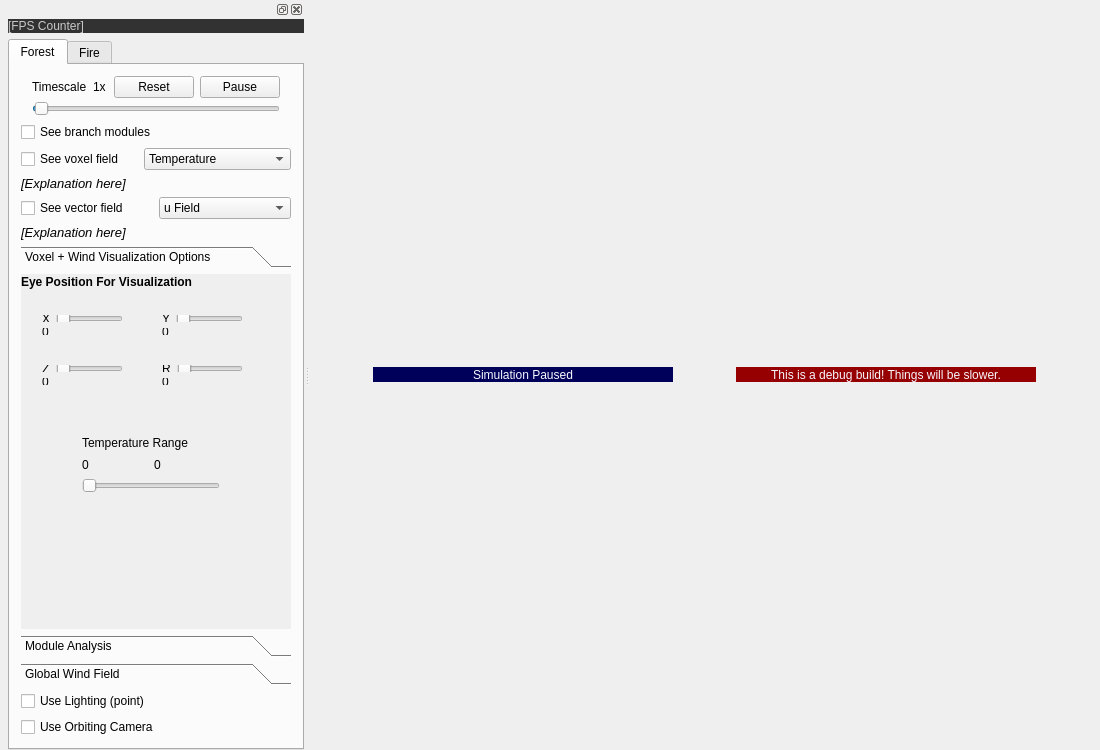
<?xml version="1.0" encoding="UTF-8"?>
<ui version="4.0">
 <class>MainWindow</class>
 <widget class="QMainWindow" name="MainWindow">
  <property name="geometry">
   <rect>
    <x>0</x>
    <y>0</y>
    <width>1100</width>
    <height>750</height>
   </rect>
  </property>
  <property name="windowTitle">
   <string>KILL IT WITH FIRE</string>
  </property>
  <widget class="QWidget" name="MainContent">
   <layout class="QVBoxLayout" name="verticalLayout">
    <property name="leftMargin">
     <number>0</number>
    </property>
    <property name="topMargin">
     <number>0</number>
    </property>
    <property name="rightMargin">
     <number>0</number>
    </property>
    <property name="bottomMargin">
     <number>0</number>
    </property>
    <item>
     <layout class="QVBoxLayout" name="CanvasParent" stretch="0">
      <item>
       <widget class="QWidget" name="WarningsParent" native="true">
        <property name="maximumSize">
         <size>
          <width>16777215</width>
          <height>20</height>
         </size>
        </property>
        <layout class="QHBoxLayout" name="horizontalLayout_10">
         <property name="spacing">
          <number>0</number>
         </property>
         <property name="leftMargin">
          <number>0</number>
         </property>
         <property name="topMargin">
          <number>0</number>
         </property>
         <property name="rightMargin">
          <number>0</number>
         </property>
         <property name="bottomMargin">
          <number>0</number>
         </property>
         <item>
          <widget class="QLabel" name="PausedWarning">
           <property name="maximumSize">
            <size>
             <width>300</width>
             <height>15</height>
            </size>
           </property>
           <property name="styleSheet">
            <string notr="true">QLabel{
    background-color: rgb(0, 0, 90);
	color: rgb(248, 247, 255);
}
</string>
           </property>
           <property name="text">
            <string>Simulation Paused</string>
           </property>
           <property name="alignment">
            <set>Qt::AlignCenter</set>
           </property>
          </widget>
         </item>
         <item>
          <widget class="QLabel" name="DebugBuildWarning">
           <property name="maximumSize">
            <size>
             <width>300</width>
             <height>15</height>
            </size>
           </property>
           <property name="layoutDirection">
            <enum>Qt::LeftToRight</enum>
           </property>
           <property name="styleSheet">
            <string notr="true">QLabel{
    background-color: rgb(150, 0, 0);
	color: rgb(248, 247, 255);
}
</string>
           </property>
           <property name="text">
            <string>This is a debug build! Things will be slower.</string>
           </property>
           <property name="alignment">
            <set>Qt::AlignCenter</set>
           </property>
          </widget>
         </item>
        </layout>
       </widget>
      </item>
     </layout>
    </item>
   </layout>
  </widget>
  <widget class="QDockWidget" name="Dock">
   <property name="minimumSize">
    <size>
     <width>304</width>
     <height>513</height>
    </size>
   </property>
   <attribute name="dockWidgetArea">
    <number>1</number>
   </attribute>
   <widget class="QWidget" name="DockContents">
    <layout class="QHBoxLayout" name="horizontalLayout_2">
     <property name="spacing">
      <number>0</number>
     </property>
     <property name="leftMargin">
      <number>0</number>
     </property>
     <property name="topMargin">
      <number>0</number>
     </property>
     <property name="rightMargin">
      <number>0</number>
     </property>
     <property name="bottomMargin">
      <number>0</number>
     </property>
     <item>
      <layout class="QVBoxLayout" name="DockBody" stretch="0,0">
       <property name="leftMargin">
        <number>8</number>
       </property>
       <item>
        <widget class="QLabel" name="fpscounter">
         <property name="styleSheet">
          <string notr="true">QLabel{
    background-color: rgb(50, 50, 50);
	color: rgb(200,200,200);
}
</string>
         </property>
         <property name="text">
          <string>[FPS Counter]</string>
         </property>
         <property name="margin">
          <number>3</number>
         </property>
        </widget>
       </item>
       <item>
        <widget class="QTabWidget" name="mainTabWidget">
         <property name="locale">
          <locale language="English" country="UnitedStates"/>
         </property>
         <property name="currentIndex">
          <number>0</number>
         </property>
         <widget class="QWidget" name="forestTab">
          <attribute name="title">
           <string>Forest</string>
          </attribute>
          <layout class="QVBoxLayout" name="verticalLayout_3">
           <item>
            <widget class="QWidget" name="TimescaleParent" native="true">
             <layout class="QVBoxLayout" name="verticalLayout_2">
              <property name="spacing">
               <number>3</number>
              </property>
              <property name="topMargin">
               <number>0</number>
              </property>
              <property name="bottomMargin">
               <number>0</number>
              </property>
              <item>
               <widget class="QWidget" name="widget_2" native="true">
                <layout class="QHBoxLayout" name="horizontalLayout_5" stretch="1,1,0,0">
                 <property name="leftMargin">
                  <number>0</number>
                 </property>
                 <property name="topMargin">
                  <number>0</number>
                 </property>
                 <property name="rightMargin">
                  <number>0</number>
                 </property>
                 <property name="bottomMargin">
                  <number>0</number>
                 </property>
                 <item>
                  <widget class="QLabel" name="timescalLabel">
                   <property name="text">
                    <string>Timescale</string>
                   </property>
                  </widget>
                 </item>
                 <item>
                  <widget class="QLabel" name="timescaleValue">
                   <property name="text">
                    <string>1x</string>
                   </property>
                  </widget>
                 </item>
                 <item>
                  <widget class="QPushButton" name="resetTimescaleButton">
                   <property name="text">
                    <string>Reset</string>
                   </property>
                  </widget>
                 </item>
                 <item>
                  <widget class="QPushButton" name="pauseTimescaleButton">
                   <property name="text">
                    <string>Pause</string>
                   </property>
                  </widget>
                 </item>
                </layout>
               </widget>
              </item>
              <item>
               <widget class="QSlider" name="TimescaleSlider">
                <property name="value">
                 <number>1</number>
                </property>
                <property name="orientation">
                 <enum>Qt::Horizontal</enum>
                </property>
               </widget>
              </item>
             </layout>
            </widget>
           </item>
           <item>
            <widget class="QCheckBox" name="seeBranchModules">
             <property name="text">
              <string>See branch modules</string>
             </property>
            </widget>
           </item>
           <item>
            <widget class="QWidget" name="VoxelVisOptionsParent" native="true">
             <layout class="QHBoxLayout" name="horizontalLayout">
              <property name="leftMargin">
               <number>0</number>
              </property>
              <property name="topMargin">
               <number>0</number>
              </property>
              <property name="rightMargin">
               <number>0</number>
              </property>
              <property name="bottomMargin">
               <number>0</number>
              </property>
              <item>
               <widget class="QCheckBox" name="vizualizeForestVoxelGrid">
                <property name="text">
                 <string>See voxel field</string>
                </property>
               </widget>
              </item>
              <item>
               <widget class="QComboBox" name="VoxelVisOptionsDropbox">
                <item>
                 <property name="text">
                  <string>Temperature</string>
                 </property>
                </item>
                <item>
                 <property name="text">
                  <string>Temperature Laplace</string>
                 </property>
                </item>
                <item>
                 <property name="text">
                  <string>Water Content</string>
                 </property>
                </item>
               </widget>
              </item>
             </layout>
            </widget>
           </item>
           <item>
            <widget class="QLabel" name="VoxelModeExplanation">
             <property name="font">
              <font>
               <pointsize>10</pointsize>
               <italic>true</italic>
              </font>
             </property>
             <property name="text">
              <string>[Explanation here]</string>
             </property>
             <property name="wordWrap">
              <bool>true</bool>
             </property>
            </widget>
           </item>
           <item>
            <widget class="QWidget" name="FieldVisOptionsParent" native="true">
             <layout class="QHBoxLayout" name="horizontalLayout_3">
              <property name="leftMargin">
               <number>0</number>
              </property>
              <property name="topMargin">
               <number>0</number>
              </property>
              <property name="rightMargin">
               <number>0</number>
              </property>
              <property name="bottomMargin">
               <number>0</number>
              </property>
              <item>
               <widget class="QCheckBox" name="vizualizeForestField">
                <property name="text">
                 <string>See vector field</string>
                </property>
               </widget>
              </item>
              <item>
               <widget class="QComboBox" name="FieldVisOptionsDropbox">
                <item>
                 <property name="text">
                  <string>u Field</string>
                 </property>
                </item>
                <item>
                 <property name="text">
                  <string>Temp Gradient</string>
                 </property>
                </item>
               </widget>
              </item>
             </layout>
            </widget>
           </item>
           <item>
            <widget class="QLabel" name="VectorFieldExplanation">
             <property name="font">
              <font>
               <pointsize>10</pointsize>
               <italic>true</italic>
              </font>
             </property>
             <property name="text">
              <string>[Explanation here]</string>
             </property>
             <property name="wordWrap">
              <bool>true</bool>
             </property>
            </widget>
           </item>
           <item>
            <widget class="QToolBox" name="forestToolBox">
             <property name="currentIndex">
              <number>0</number>
             </property>
             <widget class="QWidget" name="ForestVisualization">
              <property name="geometry">
               <rect>
                <x>0</x>
                <y>0</y>
                <width>273</width>
                <height>335</height>
               </rect>
              </property>
              <attribute name="label">
               <string>Voxel + Wind Visualization Options</string>
              </attribute>
              <widget class="QWidget" name="verticalLayoutWidget_2">
               <property name="geometry">
                <rect>
                 <x>130</x>
                 <y>30</y>
                 <width>103</width>
                 <height>42</height>
                </rect>
               </property>
               <layout class="QVBoxLayout" name="forestVisualizationEyeYSliderSuperParent">
                <item>
                 <layout class="QHBoxLayout" name="forestVisualizationEyeYSliderParent">
                  <item>
                   <widget class="QLabel" name="forestVisualizationEyeYLabel">
                    <property name="text">
                     <string>Y</string>
                    </property>
                   </widget>
                  </item>
                  <item>
                   <widget class="QSlider" name="forestVisualizationEyeYSlider">
                    <property name="orientation">
                     <enum>Qt::Horizontal</enum>
                    </property>
                   </widget>
                  </item>
                 </layout>
                </item>
                <item>
                 <widget class="QLabel" name="forestVisualizationEyeYValue">
                  <property name="text">
                   <string>0</string>
                  </property>
                 </widget>
                </item>
               </layout>
              </widget>
              <widget class="QWidget" name="verticalLayoutWidget_3">
               <property name="geometry">
                <rect>
                 <x>10</x>
                 <y>80</y>
                 <width>103</width>
                 <height>42</height>
                </rect>
               </property>
               <layout class="QVBoxLayout" name="forestVisualizationEyeZSliderSuperParent">
                <item>
                 <layout class="QHBoxLayout" name="forestVisualizationEyeZSliderParent">
                  <item>
                   <widget class="QLabel" name="forestVisualizationEyeZLabel">
                    <property name="text">
                     <string>Z</string>
                    </property>
                   </widget>
                  </item>
                  <item>
                   <widget class="QSlider" name="forestVisualizationEyeZSlider">
                    <property name="orientation">
                     <enum>Qt::Horizontal</enum>
                    </property>
                   </widget>
                  </item>
                 </layout>
                </item>
                <item>
                 <widget class="QLabel" name="forestVisualizationEyeZValue">
                  <property name="text">
                   <string>0</string>
                  </property>
                 </widget>
                </item>
               </layout>
              </widget>
              <widget class="QWidget" name="verticalLayoutWidget">
               <property name="geometry">
                <rect>
                 <x>10</x>
                 <y>30</y>
                 <width>103</width>
                 <height>42</height>
                </rect>
               </property>
               <layout class="QVBoxLayout" name="forestVisualizationEyeXSliderSuperParent">
                <item>
                 <layout class="QHBoxLayout" name="forestVisualizationEyeXSliderParent">
                  <item>
                   <widget class="QLabel" name="forestVisualizationEyeXLabel">
                    <property name="text">
                     <string>X</string>
                    </property>
                   </widget>
                  </item>
                  <item>
                   <widget class="QSlider" name="forestVisualizationEyeXSlider">
                    <property name="orientation">
                     <enum>Qt::Horizontal</enum>
                    </property>
                   </widget>
                  </item>
                 </layout>
                </item>
                <item>
                 <widget class="QLabel" name="forestVisualizationEyeXValue">
                  <property name="text">
                   <string>0</string>
                  </property>
                 </widget>
                </item>
               </layout>
              </widget>
              <widget class="QWidget" name="verticalLayoutWidget_4">
               <property name="geometry">
                <rect>
                 <x>130</x>
                 <y>80</y>
                 <width>103</width>
                 <height>42</height>
                </rect>
               </property>
               <layout class="QVBoxLayout" name="forestVisualizationEyeRSliderSuperParent">
                <item>
                 <layout class="QHBoxLayout" name="forestVisualizationEyeRSliderParent">
                  <item>
                   <widget class="QLabel" name="forestVisualizationEyeRLabel">
                    <property name="text">
                     <string>R</string>
                    </property>
                   </widget>
                  </item>
                  <item>
                   <widget class="QSlider" name="forestVisualizationEyeRSlider">
                    <property name="orientation">
                     <enum>Qt::Horizontal</enum>
                    </property>
                   </widget>
                  </item>
                 </layout>
                </item>
                <item>
                 <widget class="QLabel" name="forestVisualizationEyeRValue">
                  <property name="text">
                   <string>0</string>
                  </property>
                 </widget>
                </item>
               </layout>
              </widget>
              <widget class="QWidget" name="verticalLayoutWidget_5">
               <property name="geometry">
                <rect>
                 <x>50</x>
                 <y>150</y>
                 <width>160</width>
                 <height>80</height>
                </rect>
               </property>
               <layout class="QVBoxLayout" name="forestVisualizationTemperatureSuperParent">
                <item>
                 <widget class="QLabel" name="forestVisualizationTemperatureLabel">
                  <property name="text">
                   <string>Temperature Range</string>
                  </property>
                 </widget>
                </item>
                <item>
                 <layout class="QHBoxLayout" name="horizontalLayout_4">
                  <item>
                   <widget class="QLabel" name="forestVisualizationTemperatureMinValue">
                    <property name="text">
                     <string>0</string>
                    </property>
                   </widget>
                  </item>
                  <item>
                   <widget class="QLabel" name="forestVisualizationTemperatureMaxValue">
                    <property name="text">
                     <string>0</string>
                    </property>
                   </widget>
                  </item>
                 </layout>
                </item>
                <item>
                 <widget class="ctkRangeSlider" name="visualizationTemperatureRangeSlider">
                  <property name="orientation">
                   <enum>Qt::Horizontal</enum>
                  </property>
                 </widget>
                </item>
               </layout>
              </widget>
              <widget class="QLabel" name="visualizationEyePosition">
               <property name="geometry">
                <rect>
                 <x>0</x>
                 <y>0</y>
                 <width>269</width>
                 <height>16</height>
                </rect>
               </property>
               <property name="font">
                <font>
                 <bold>true</bold>
                </font>
               </property>
               <property name="text">
                <string>Eye Position For Visualization</string>
               </property>
              </widget>
             </widget>
             <widget class="QWidget" name="ModuleAnalysisTab">
              <property name="geometry">
               <rect>
                <x>0</x>
                <y>0</y>
                <width>273</width>
                <height>335</height>
               </rect>
              </property>
              <attribute name="label">
               <string>Module Analysis</string>
              </attribute>
              <widget class="QWidget" name="CurrentModuleSelectionParent" native="true">
               <property name="geometry">
                <rect>
                 <x>10</x>
                 <y>30</y>
                 <width>251</width>
                 <height>42</height>
                </rect>
               </property>
               <layout class="QHBoxLayout" name="horizontalLayout_6" stretch="0,1">
                <item>
                 <widget class="QLabel" name="CurrentModuleLabel">
                  <property name="text">
                   <string>CurrentModule</string>
                  </property>
                 </widget>
                </item>
                <item>
                 <widget class="QComboBox" name="ModuleSelectionDropDown">
                  <item>
                   <property name="text">
                    <string>N/A</string>
                   </property>
                  </item>
                 </widget>
                </item>
               </layout>
              </widget>
              <widget class="QCheckBox" name="viewOnlyModuleVoxelCheckbox">
               <property name="geometry">
                <rect>
                 <x>10</x>
                 <y>80</y>
                 <width>251</width>
                 <height>22</height>
                </rect>
               </property>
               <property name="text">
                <string>View only voxels touching this module</string>
               </property>
              </widget>
              <widget class="QWidget" name="ModuleVisModeParent" native="true">
               <property name="geometry">
                <rect>
                 <x>10</x>
                 <y>110</y>
                 <width>251</width>
                 <height>42</height>
                </rect>
               </property>
               <layout class="QHBoxLayout" name="horizontalLayout_7" stretch="0,1">
                <item>
                 <widget class="QLabel" name="ModuleVisModeParentLabel">
                  <property name="text">
                   <string>Color Mode</string>
                  </property>
                 </widget>
                </item>
                <item>
                 <widget class="QComboBox" name="ModuleVisModeParentOptions">
                  <item>
                   <property name="text">
                    <string>ID</string>
                   </property>
                  </item>
                  <item>
                   <property name="text">
                    <string>Temperature</string>
                   </property>
                  </item>
                 </widget>
                </item>
               </layout>
              </widget>
              <widget class="QLabel" name="ModuleColorExplanation">
               <property name="geometry">
                <rect>
                 <x>10</x>
                 <y>160</y>
                 <width>211</width>
                 <height>31</height>
                </rect>
               </property>
               <property name="font">
                <font>
                 <pointsize>10</pointsize>
                 <italic>true</italic>
                </font>
               </property>
               <property name="text">
                <string>Magenta = selected, neon green = out of bounds of voxel field / NaN temperature</string>
               </property>
               <property name="wordWrap">
                <bool>true</bool>
               </property>
              </widget>
              <widget class="QWidget" name="ChangeModuleTempParent" native="true">
               <property name="geometry">
                <rect>
                 <x>17</x>
                 <y>200</y>
                 <width>251</width>
                 <height>42</height>
                </rect>
               </property>
               <layout class="QHBoxLayout" name="horizontalLayout_8" stretch="0,0,0">
                <item>
                 <widget class="QLabel" name="ChangeModuleTempLabel">
                  <property name="text">
                   <string>Δ Module Temp</string>
                  </property>
                 </widget>
                </item>
                <item>
                 <widget class="QPushButton" name="ChangeModuleTempIncrease">
                  <property name="text">
                   <string>+5</string>
                  </property>
                 </widget>
                </item>
                <item>
                 <widget class="QPushButton" name="ChangeModuleTempDecrease">
                  <property name="text">
                   <string>-5</string>
                  </property>
                 </widget>
                </item>
               </layout>
              </widget>
              <widget class="QWidget" name="ChangeModuleAirTempParent" native="true">
               <property name="geometry">
                <rect>
                 <x>17</x>
                 <y>240</y>
                 <width>251</width>
                 <height>42</height>
                </rect>
               </property>
               <layout class="QHBoxLayout" name="horizontalLayout_9">
                <item>
                 <widget class="QLabel" name="ChangeModuleAirTempLabel">
                  <property name="text">
                   <string>Δ Module Air Temp</string>
                  </property>
                 </widget>
                </item>
                <item>
                 <widget class="QPushButton" name="ChangeModuleAirTempIncrease">
                  <property name="text">
                   <string>+5</string>
                  </property>
                 </widget>
                </item>
                <item>
                 <widget class="QPushButton" name="ChangeModuleAirTempDecrease">
                  <property name="text">
                   <string>-5</string>
                  </property>
                 </widget>
                </item>
               </layout>
              </widget>
              <widget class="QCheckBox" name="hideCurrentModuleHighlight">
               <property name="geometry">
                <rect>
                 <x>10</x>
                 <y>0</y>
                 <width>251</width>
                 <height>22</height>
                </rect>
               </property>
               <property name="text">
                <string>Hide Current Module Highlight</string>
               </property>
              </widget>
             </widget>
             <widget class="QWidget" name="WindFieldEditing">
              <property name="geometry">
               <rect>
                <x>0</x>
                <y>0</y>
                <width>273</width>
                <height>335</height>
               </rect>
              </property>
              <attribute name="label">
               <string>Global Wind Field</string>
              </attribute>
              <widget class="QLabel" name="CUDAwarning">
               <property name="geometry">
                <rect>
                 <x>10</x>
                 <y>10</y>
                 <width>251</width>
                 <height>51</height>
                </rect>
               </property>
               <property name="styleSheet">
                <string notr="true">QLabel{
    background-color: rgb(10, 140, 10);
	color: rgb(248, 247, 255);
}
</string>
               </property>
               <property name="text">
                <string>CUDA wind field manipulation is active. So, Global wind isn't the only thing that affects the u field</string>
               </property>
               <property name="alignment">
                <set>Qt::AlignCenter</set>
               </property>
               <property name="wordWrap">
                <bool>true</bool>
               </property>
              </widget>
              <widget class="QWidget" name="WindFieldEditParent" native="true">
               <property name="geometry">
                <rect>
                 <x>84</x>
                 <y>70</y>
                 <width>171</width>
                 <height>156</height>
                </rect>
               </property>
               <layout class="QVBoxLayout" name="verticalLayout_4">
                <item>
                 <layout class="QVBoxLayout" name="WindFieldXSuperParent">
                  <item>
                   <layout class="QHBoxLayout" name="WindFieldXParent">
                    <item>
                     <widget class="QLabel" name="WindFieldXSuperParentLabel">
                      <property name="text">
                       <string>X</string>
                      </property>
                     </widget>
                    </item>
                    <item>
                     <widget class="QSlider" name="WindFieldXSlider">
                      <property name="orientation">
                       <enum>Qt::Horizontal</enum>
                      </property>
                     </widget>
                    </item>
                   </layout>
                  </item>
                  <item>
                   <widget class="QLabel" name="WindFieldXValue">
                    <property name="text">
                     <string>0</string>
                    </property>
                   </widget>
                  </item>
                 </layout>
                </item>
                <item>
                 <layout class="QVBoxLayout" name="WindFieldYSuperParent">
                  <item>
                   <layout class="QHBoxLayout" name="WindFieldYParent">
                    <item>
                     <widget class="QLabel" name="WindFieldYLabel">
                      <property name="text">
                       <string>Y</string>
                      </property>
                     </widget>
                    </item>
                    <item>
                     <widget class="QSlider" name="WindFieldYSlider">
                      <property name="orientation">
                       <enum>Qt::Horizontal</enum>
                      </property>
                     </widget>
                    </item>
                   </layout>
                  </item>
                  <item>
                   <widget class="QLabel" name="WindFieldYValue">
                    <property name="text">
                     <string>0</string>
                    </property>
                   </widget>
                  </item>
                 </layout>
                </item>
                <item>
                 <layout class="QVBoxLayout" name="WindFieldZSuperParent">
                  <item>
                   <layout class="QHBoxLayout" name="WindFieldZParent">
                    <item>
                     <widget class="QLabel" name="WindFieldZLabel">
                      <property name="text">
                       <string>Z</string>
                      </property>
                     </widget>
                    </item>
                    <item>
                     <widget class="QSlider" name="WindFieldZSlider">
                      <property name="orientation">
                       <enum>Qt::Horizontal</enum>
                      </property>
                     </widget>
                    </item>
                   </layout>
                  </item>
                  <item>
                   <widget class="QLabel" name="WindFieldZValue">
                    <property name="text">
                     <string>0</string>
                    </property>
                   </widget>
                  </item>
                 </layout>
                </item>
               </layout>
              </widget>
              <widget class="QWidget" name="WindFieldResetButtonParent" native="true">
               <property name="geometry">
                <rect>
                 <x>10</x>
                 <y>80</y>
                 <width>71</width>
                 <height>141</height>
                </rect>
               </property>
               <layout class="QVBoxLayout" name="verticalLayout_5">
                <property name="spacing">
                 <number>2</number>
                </property>
                <property name="topMargin">
                 <number>3</number>
                </property>
                <property name="bottomMargin">
                 <number>3</number>
                </property>
                <item>
                 <widget class="QPushButton" name="resetWindfieldX">
                  <property name="font">
                   <font>
                    <pointsize>10</pointsize>
                   </font>
                  </property>
                  <property name="text">
                   <string>Reset</string>
                  </property>
                 </widget>
                </item>
                <item>
                 <widget class="QPushButton" name="resetWindfieldY">
                  <property name="font">
                   <font>
                    <pointsize>10</pointsize>
                   </font>
                  </property>
                  <property name="text">
                   <string>Reset</string>
                  </property>
                 </widget>
                </item>
                <item>
                 <widget class="QPushButton" name="resetWindfieldZ">
                  <property name="font">
                   <font>
                    <pointsize>10</pointsize>
                   </font>
                  </property>
                  <property name="text">
                   <string>Reset</string>
                  </property>
                 </widget>
                </item>
               </layout>
              </widget>
             </widget>
            </widget>
           </item>
           <item>
            <widget class="QCheckBox" name="useLightingForShaders">
             <property name="text">
              <string>Use Lighting (point)</string>
             </property>
            </widget>
           </item>
           <item>
            <widget class="QCheckBox" name="useOrbitingCamera">
             <property name="text">
              <string>Use Orbiting Camera</string>
             </property>
            </widget>
           </item>
          </layout>
         </widget>
         <widget class="QWidget" name="fireTab">
          <attribute name="title">
           <string>Fire</string>
          </attribute>
          <widget class="QCheckBox" name="useSmoke">
           <property name="geometry">
            <rect>
             <x>10</x>
             <y>10</y>
             <width>265</width>
             <height>21</height>
            </rect>
           </property>
           <property name="text">
            <string>Use smoke</string>
           </property>
          </widget>
          <widget class="QCheckBox" name="useOrbitingCameraFire">
           <property name="geometry">
            <rect>
             <x>10</x>
             <y>40</y>
             <width>265</width>
             <height>21</height>
            </rect>
           </property>
           <property name="text">
            <string>Use Orbiting Camera</string>
           </property>
          </widget>
          <widget class="QWidget" name="InitializeAndSrc_2" native="true">
           <property name="geometry">
            <rect>
             <x>10</x>
             <y>60</y>
             <width>265</width>
             <height>469</height>
            </rect>
           </property>
           <layout class="QHBoxLayout" name="horizontalLayout_4"/>
          </widget>
         </widget>
        </widget>
       </item>
      </layout>
     </item>
    </layout>
   </widget>
  </widget>
 </widget>
 <layoutdefault spacing="6" margin="11"/>
 <customwidgets>
  <customwidget>
   <class>ctkRangeSlider</class>
   <extends>QSlider</extends>
   <header>ui/extrawidgets/ctkrangeslider.h</header>
   <slots>
    <signal>valuesChanged(int,int)</signal>
   </slots>
  </customwidget>
 </customwidgets>
 <resources/>
 <connections>
  <connection>
   <sender>seeBranchModules</sender>
   <signal>clicked()</signal>
   <receiver>MainWindow</receiver>
   <slot>toggleSeeBranchModules()</slot>
   <hints>
    <hint type="sourcelabel">
     <x>134</x>
     <y>92</y>
    </hint>
    <hint type="destinationlabel">
     <x>488</x>
     <y>118</y>
    </hint>
   </hints>
  </connection>
 </connections>
 <slots>
  <slot>toggleSeeBranchModules()</slot>
 </slots>
</ui>
